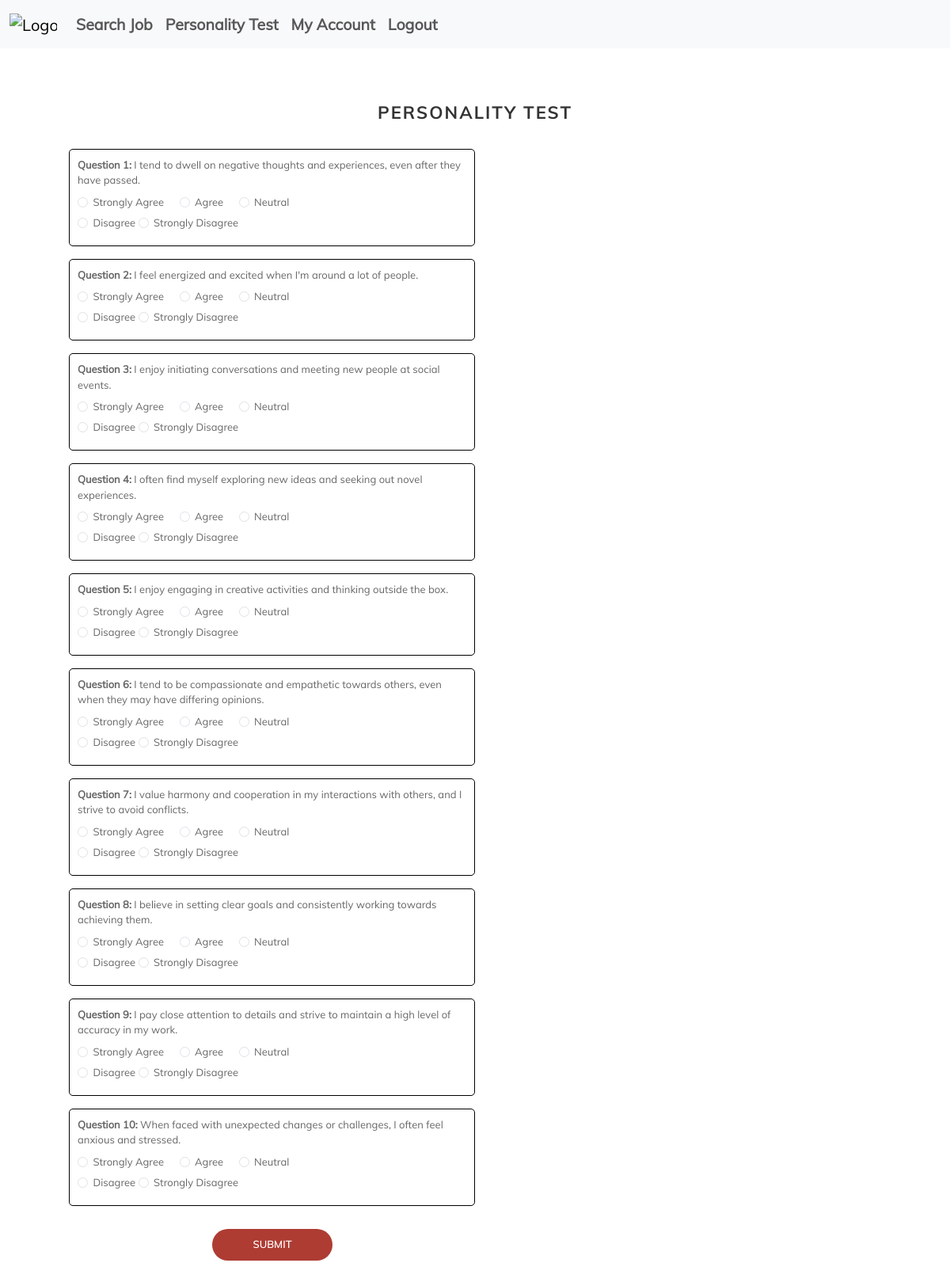
Page /personality_test/ on the committed database.
### personality_test/models.py (models this page shows, shortened)
class Question(models.Model):
    CATEGORY_CHOICES = (
        ('neuroticism', 'Neuroticism'),
        ('extroversion', 'Extroversion'),
        ('openness', 'Openness'),
        ('agreeableness', 'Agreeableness'),
        ('conscientiousness', 'Conscientiousness'),
    )
    text = models.CharField(max_length=255)
    category = models.CharField(max_length=20, choices=CATEGORY_CHOICES)
    admin_only = models.BooleanField(default=False)  # New field to indicate if the category is admin-only

### personality_test/views.py (the view, shortened to what this page needs)
# urls.py: path('personality_test/', personality_test, name='personality_test'),
def personality_test(request):
    questions = Question.objects.all()
    user = request.user
    personality_test_score=UserScore.objects.filter(user__id=user.id)
    context = {'questions': questions,'personality':(len(personality_test_score))}
    return render(request, 'personality_test.html', context)

### templates/personality_test.html (shortened to what this page needs)
{% extends 'base.html' %}
{% block content %}
     <div class="inner justify-content-center">
     {% if personality %}
            <h3 class="center-heading">PERSONALITY TEST IS ALREADY SAVED</h3>
     {% else %}
        <h3 class="center-heading">Personality Test</h3>
        <form id="personality-test-form" method="post">
            {% for question in questions %}
                {% with forloop.counter as question_number %}
                <fieldset class="question mb-3">
                    <div class="mb-2"><strong>Question {{ question_number }}:</strong> {{ question.text }}</div>
                    <div class="options form-check form-check-inline">
                        <input class="response-input form-check-input" type="radio" name="response-{{ question.id }}" id="sa-{{ question.id }}" value="5" required><label class="form-check-label" for="sa-{{ question.id }}">Strongly Agree</label>
                    </div>
                     <div class="options form-check form-check-inline">
                        <input class="response-input form-check-input" type="radio" name="response-{{ question.id }}" id="a-{{ question.id }} "value="4"><label class="form-check-label" for="a-{{ question.id }}">Agree</label>
                     </div>
                     <div class="options form-check form-check-inline">
                        <input class="response-input form-check-input" type="radio" name="response-{{ question.id }}" id="n-{{ question.id }}" value="3"><label class="form-check-label" for="n-{{ question.id }}">Neutral</label>
                     </div>
                     <div class="options form-check form-check-inline">
                        <input class="response-input form-check-input" type="radio" name="response-{{ question.id }}" id="d-{{ question.id }}" value="2"><label class="form-check-label" for="d-{{ question.id }}">Disagree</label>
                      <div class="options form-check form-check-inline">
                        <input class="response-input form-check-input" type="radio" name="response-{{ question.id }}" id="sd-{{ question.id }}" value="1"><label class="form-check-label" for="sd-{{ question.id }}">Strongly Disagree</label>
                    </div>
                </fieldset>
                {% endwith %}
            {% endfor %}
            <button type="submit" class="submit-btn">Submit</button>
        </form>
    </div>
    {% endif %}
{% endblock %}

### static/css/style.css (style rules this page uses)
* { -webkit-box-sizing: border-box; -moz-box-sizing: border-box; box-sizing: border-box; }
body { font-family: "Muli-Regular"; color: #666; font-size: 13px; margin: 0; }
input, textarea, select, button { font-family: "Muli-Regular"; color: #333; font-size: 13px; }
p, h1, h2, h3, h4, h5, h6, ul { margin: 0; }
.inner { min-width: 850px; margin: auto; padding-top: 68px; padding-bottom: 48px; }
.inner h3 { text-transform: uppercase; font-size: 22px; font-family: "Muli-Bold"; text-align: center; margin-bottom: 32px; color: #333; letter-spacing: 2px; }
form { width: 50%; padding-left: 45px; }
button { border: none; width: 152px; height: 40px; margin: auto; margin-top: 29px; cursor: pointer; display: flex; align-items: center; justify-content: center; padding: 0; background: #ae3c33; font-size: 13px; color: #fff; text-transform: uppercase; font-family: "Muli-SemiBold"; border-radius: 20px; overflow: hidden; -webkit-transform: perspective(1px) translateZ(0); transform: perspective(1px) translateZ(0); box-shadow: 0 0 1px rgba(0, 0, 0, 0); position: relative; -webkit-transition-property: color; transition-property: color; -webkit-transition-duration: 0.5s; transition-duration: 0.5s; }
button:before { content: ""; position: absolute; z-index: -1; top: 0; left: 0; right: 0; bottom: 0; background: #f11a09; -webkit-transform: scaleX(0); transform: scaleX(0); -webkit-transform-origin: 0 50%; transform-origin: 0 50%; -webkit-transition-property: transform; transition-property: transform; -webkit-transition-duration: 0.5s; transition-duration: 0.5s; -webkit-transition-timing-function: ease-out; transition-timing-function: ease-out; }
.question { border: 1px solid black; border-radius: 5px; padding: 10px; }

### rows in the picture
Question: question_number "1", text "I tend to dwell on negative thoughts and experiences, even after they have passed."
Question: question_number "2", text "I feel energized and excited when I'm around a lot of people."
Question: question_number "3", text "I enjoy initiating conversations and meeting new people at social events."
Question: question_number "4", text "I often find myself exploring new ideas and seeking out novel experiences."
Question: question_number "5", text "I enjoy engaging in creative activities and thinking outside the box."
Question: question_number "6", text "I tend to be compassionate and empathetic towards others, even when they may have differing opinions."
Question: question_number "7", text "I value harmony and cooperation in my interactions with others, and I strive to avoid conflicts."
Question: question_number "8", text "I believe in setting clear goals and consistently working towards achieving them."
Question: question_number "9", text "I pay close attention to details and strive to maintain a high level of accuracy in my work."
Question: question_number "10", text "When faced with unexpected changes or challenges, I often feel anxious and stressed."
